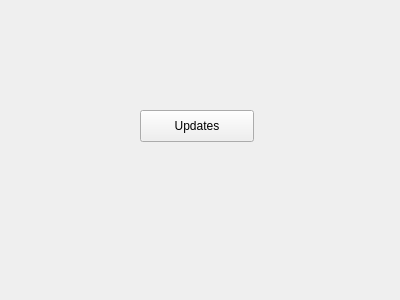
<?xml version="1.0" encoding="UTF-8"?>
<ui version="4.0">
 <class>MainWindow</class>
 <widget class="QMainWindow" name="MainWindow">
  <property name="geometry">
   <rect>
    <x>0</x>
    <y>0</y>
    <width>400</width>
    <height>300</height>
   </rect>
  </property>
  <property name="windowTitle">
   <string>MainWindow</string>
  </property>
  <widget class="QWidget" name="centralWidget">
   <widget class="QPushButton" name="updateButton">
    <property name="geometry">
     <rect>
      <x>140</x>
      <y>110</y>
      <width>114</width>
      <height>32</height>
     </rect>
    </property>
    <property name="text">
     <string>Updates</string>
    </property>
   </widget>
  </widget>
  <widget class="QMenuBar" name="menuBar">
   <property name="geometry">
    <rect>
     <x>0</x>
     <y>0</y>
     <width>400</width>
     <height>22</height>
    </rect>
   </property>
  </widget>
 </widget>
 <layoutdefault spacing="6" margin="11"/>
 <resources/>
 <connections/>
</ui>
